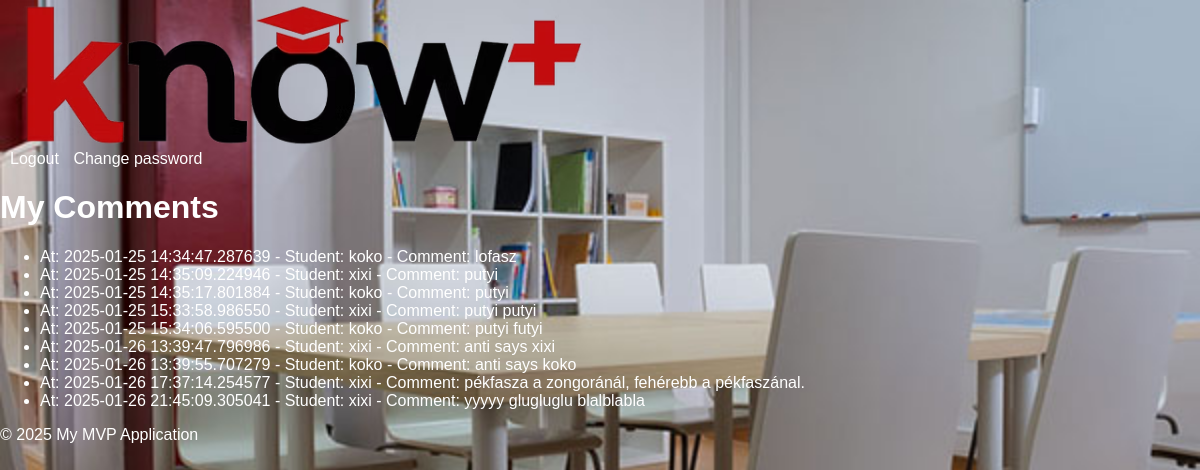
Page /my_comments (signed in) on the earlier database version.
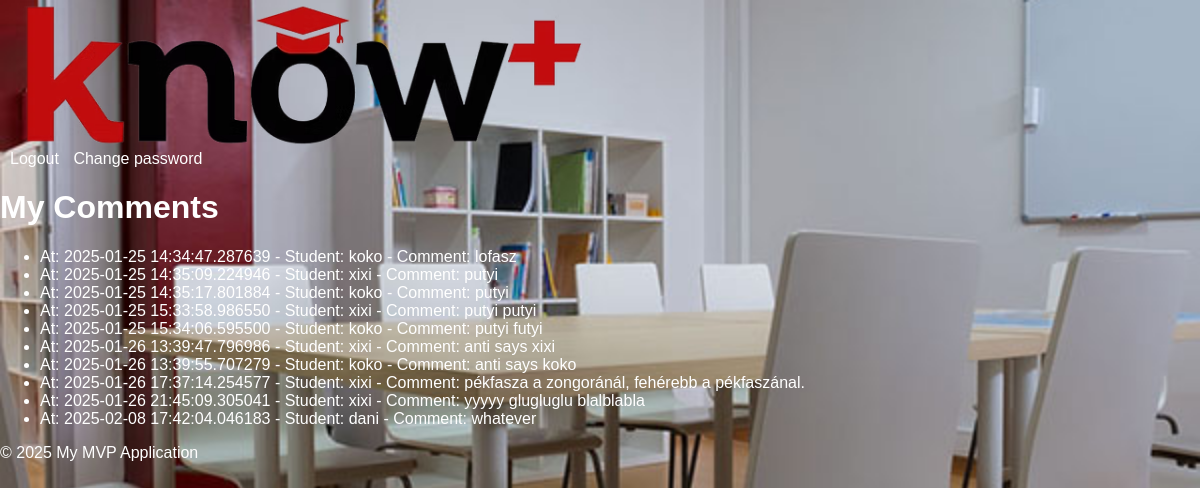
Same page on the later database version.
### models.py (models this page shows, shortened)
class Comment(db.Model):
    id = db.Column(db.Integer, primary_key=True)
    teacher_id = db.Column(db.Integer, db.ForeignKey('user.id', ondelete='CASCADE'), nullable=False)
    student_id = db.Column(db.Integer, db.ForeignKey('user.id', ondelete='CASCADE'), nullable=False)
    content = db.Column(db.Text, nullable=False)
    timestamp = db.Column(db.DateTime, default=datetime.utcnow)
    teacher = db.relationship('User', foreign_keys=[teacher_id])
    student = db.relationship('User', foreign_keys=[student_id])

class User(db.Model, UserMixin):
    id = db.Column(db.Integer, primary_key=True)
    username = db.Column(db.String(80), unique=True, nullable=False)
    password_hash = db.Column(db.String(128))
    user_type = db.Column(db.Enum(UserType), nullable=False)  # Using UserType enum for role
    @property
    def is_authenticated(self):
        return True

### app.py (the view)
@app.route('/my_comments')
@login_required
def my_comments():
    if current_user.user_type != UserType.TEACHER:
        return 'Unauthorized, if you are administrator or inspector, please see the specific students\' page.', 403
    comments = Comment.query.filter_by(teacher_id=current_user.id).all()
    print(comments)
    return render_template('my_comments.html', comments=comments)

### app.py (called while the page is built)
@login_manager.user_loader
def load_user(user_id):
    return User.query.get(int(user_id))  # Load from the unified User model

### templates/my_comments.html
{% extends "base.html" %}
{% block content %}
<h1>My Comments</h1>
{% if comments %}
<ul>
    {% for comment in comments %}
    <li>
       At: {{comment.timestamp}} - Student: {{ comment.student.username }} - Comment: {{ comment.content }}
    </li>
    {% endfor %}
</ul>
{% else %}
<p>No comments found.</p>
{% endif %}
{% endblock %}

### templates/base.html (shortened to what this page needs)
<!DOCTYPE html>
<html lang="en">
<head>
    <link rel="stylesheet" href="{{ url_for('static', filename='css/style.css') }}">
</head>
<body style="background-image: url('{{ url_for('static', filename='img/background.jpg') }}'); background-size: cover; background-repeat: no-repeat; background-attachment: fixed;">
<div id="header">
    <a href="/">
        <picture>
            <source srcset="{{ url_for('static', filename='img/logo.avif') }}" type="image/avif">
            <img src="{{ url_for('static', filename='img/logo.png') }}" alt="Your Logo" class="logo">
        </picture>
    </a>
    <div class="user-options">
        {% if current_user.is_authenticated %}
        <a href="{{ url_for('logout') }}">Logout</a>
        <a href="{{ url_for('change_password') }}">Change password</a>
        {% endif %}
    </div>
</div>
<div id="content">
    {% block content %}{% endblock %}
</div>
<div id="footer">
    <p>&copy; 2025 My MVP Application</p>
</div>
</body>
</html>

### static/css/style.css (style rules this page uses)
body { font-family: sans-serif; margin: 0; padding: 0; color: white; background-image: url('static/img/background.jpg'); background-size: cover; background-position: center; }
.logo { height: 150px; vertical-align: middle; margin-left: 20px; }
.user-options { margin-right: 20px; }
.user-options a { color: white; text-decoration: none; margin-left: 10px; }

Differences in the rows shown:
added Comment: timestamp "2025-02-08 17:42:04.046183", student.username "dani", content "whatever"
